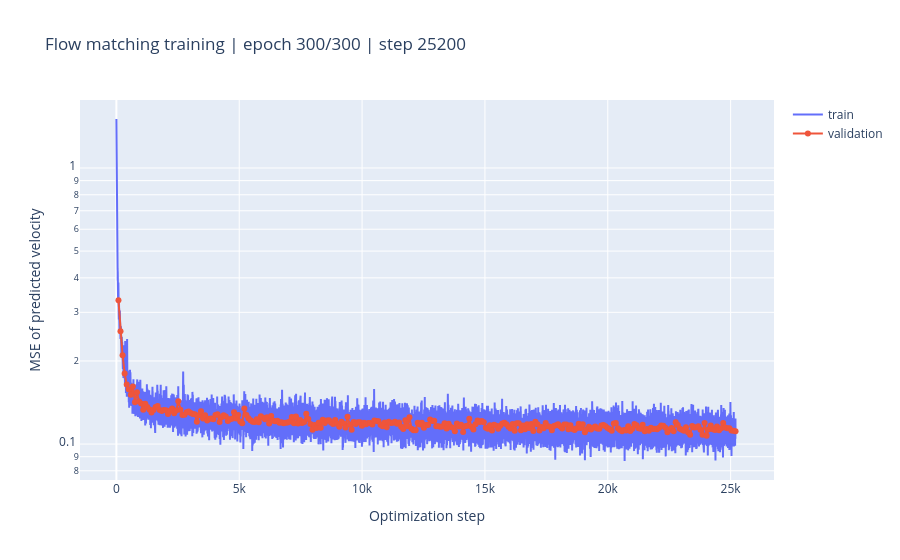

Write notebook code for a chart like this one.
### Markdown cell above
## 4. Flow Matching Training

For each maze, sample `z ~ N(0, I)` and `t_0 ~ Uniform(0, 1)`, then form `x_{t_0} = (1 - t_0)z + t_0 x_data`. The model predicts the full remaining displacement to the endpoint. Train with MSE between `x_{t_0} + epsilon_model(x_{t_0}, t_0)` and `x_1 = x_data`. Sampling converts this endpoint displacement to an instantaneous velocity by dividing by `1 - t_0` before each Euler step. Training samples one point on the path directly; it does not unroll the ODE. Validation uses the same objective. The live Plotly loss chart updates in place.

### Code cell
BATCH_SIZE = 128
EPOCHS = 30
LEARNING_RATE = 2e-4
PLOT_EVERY = 10

train_loader = DataLoader(
    TensorDataset(train_mazes), batch_size=BATCH_SIZE, shuffle=True, drop_last=True
)
val_loader = DataLoader(TensorDataset(val_mazes), batch_size=BATCH_SIZE, shuffle=False)
optimizer = torch.optim.AdamW(model.parameters(), lr=LEARNING_RATE)


def batch_loss(maze_batch):
    x_data = embed_binary(maze_batch.to(DEVICE), binary_embeddings)
    noise = torch.randn_like(x_data)
    t0 = torch.rand(x_data.shape[0], device=DEVICE)
    t0_image = t0[:, None, None, None]
    x_t0 = (1.0 - t0_image) * noise + t0_image * x_data
    predicted_endpoint_delta = model(x_t0, t0 * TIME_EMBEDDING_SCALE)
    predicted_x1 = x_t0 + predicted_endpoint_delta
    return F.mse_loss(predicted_x1, x_data)


@torch.no_grad()
def validation_loss():
    model.eval()
    values = [batch_loss(batch).item() for (batch,) in val_loader]
    model.train()
    return float(np.mean(values))


model.train()
train_history, val_history = [], []
loss_fig = go.Figure()
loss_fig.add_scatter(name="train", mode="lines")
loss_fig.add_scatter(name="validation", mode="lines+markers")
loss_fig.update_layout(
    title="Flow matching endpoint MSE",
    xaxis_title="Optimization step",
    yaxis_title="MSE of predicted endpoint state",
    yaxis_type="log",
)
global_step = 0
for epoch in range(EPOCHS):
    for (batch,) in train_loader:
        optimizer.zero_grad(set_to_none=True)
        loss = batch_loss(batch)
        loss.backward()
        optimizer.step()
        train_history.append(loss.item())
        global_step += 1
        if global_step % PLOT_EVERY == 0:
            loss_fig.data[0].x = list(range(1, len(train_history) + 1))
            loss_fig.data[0].y = train_history
            loss_fig.data[1].x = [step for step, _ in val_history]
            loss_fig.data[1].y = [value for _, value in val_history]
            loss_fig.update_layout(
                title=f"Flow matching training | epoch {epoch + 1}/{EPOCHS} | step {global_step}"
            )
            clear_output(wait=True)
            display(loss_fig)
    epoch_train = float(np.mean(train_history[-len(train_loader) :]))
    epoch_validation = validation_loss()
    val_history.append((global_step, epoch_validation))
    loss_fig.data[0].x = list(range(1, len(train_history) + 1))
    loss_fig.data[0].y = train_history
    loss_fig.data[1].x = [step for step, _ in val_history]
    loss_fig.data[1].y = [value for _, value in val_history]
    loss_fig.update_layout(
        title=f"Flow matching training | epoch {epoch + 1}/{EPOCHS} | step {global_step}"
    )
    clear_output(wait=True)
    display(loss_fig)
    print(
        f"Epoch {epoch + 1:02d}/{EPOCHS} | train={epoch_train:.4f} | val={epoch_validation:.4f}"
    )

print(f"Training complete | train={epoch_train:.4f} | val={epoch_validation:.4f}")

### Figure 1 — Plotly figure (JSON) as saved in the notebook; plotly's stock layout.template omitted (floating-point values rounded to 4 significant figures; data arrays with more than 128 entries replaced by an {"elided": "..."} marker saying what was removed)
{"data": [{"mode": "lines", "name": "train", "type": "scatter", "x": {"elided": "25200 int values"}, "y": {"elided": "25200 float values"}}, {"mode": "lines+markers", "name": "validation", "type": "scatter", "x": {"elided": "300 int values"}, "y": {"elided": "300 float values"}}], "layout": {"title": {"text": "Flow matching training | epoch 300/300 | step 25200"}, "xaxis": {"title": {"text": "Optimization step"}}, "yaxis": {"title": {"text": "MSE of predicted velocity"}, "type": "log"}}}
